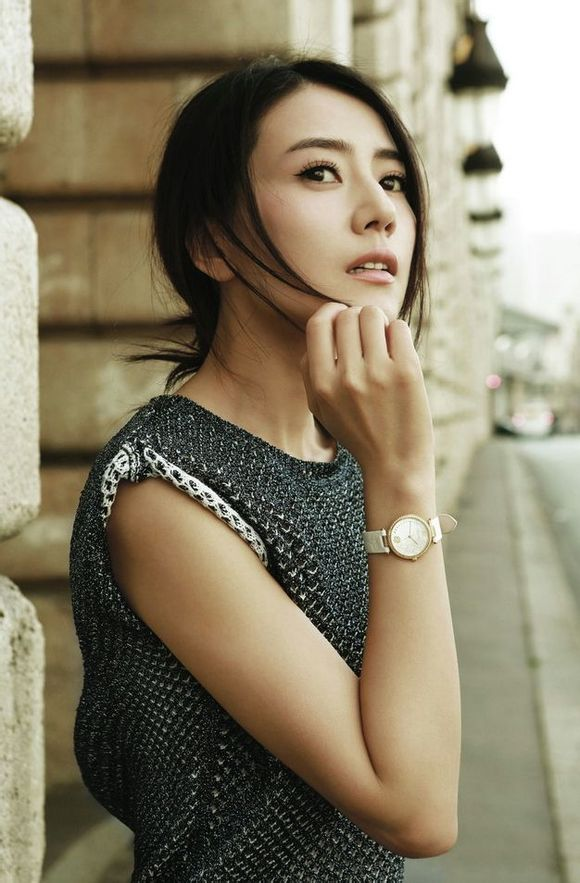
#> input picture gaoyuanyuan.jpeg, 580 x 883 px
$ python OpenCV-1.py
#> lines starting #> are read from the running program, lines starting #| are printed output that depends on the picture
import os, sys
import cv2

img_opencv = cv2.imread(os.path.join(os.getcwd(),'gaoyuanyuan.jpeg'))
#> img_opencv is the input picture: shape (883, 580, 3); mean B, G, R 103.9, 127.1, 136.4
img_dimensions = img_opencv.shape
#> img_dimensions = (883, 580, 3)
total_number_of_elements= img_opencv.size
#> total_number_of_elements = 1536420
image_dtype = img_opencv.dtype
print(img_dimensions, total_number_of_elements, image_dtype)
#| (883, 580, 3) 1536420 uint8
cv2.imshow("original image", img_opencv)
cv2.waitKey(0)
cv2.destroyAllWindows()

gray_img = cv2.imread(os.path.join(os.getcwd(),'gaoyuanyuan.jpeg'), cv2.IMREAD_GRAYSCALE)
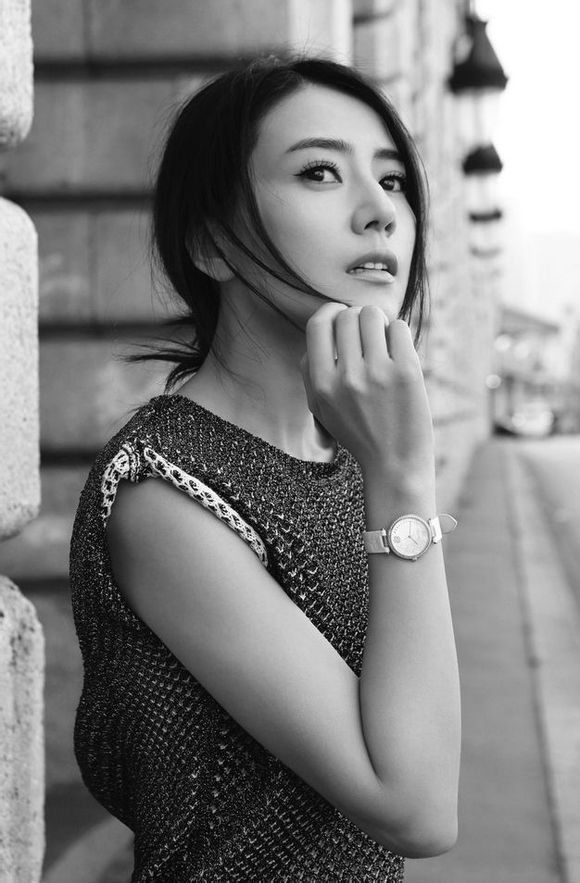
#> gray_img: shape (883, 580); min 0, max 255, mean 127.3
dimensions = gray_img.shape
#> dimensions = (883, 580)
print(dimensions)
#| (883, 580)
cv2.imshow("gray image", gray_img)
cv2.waitKey(0)
cv2.destroyAllWindows()

b,g,r = cv2.split(img_opencv)
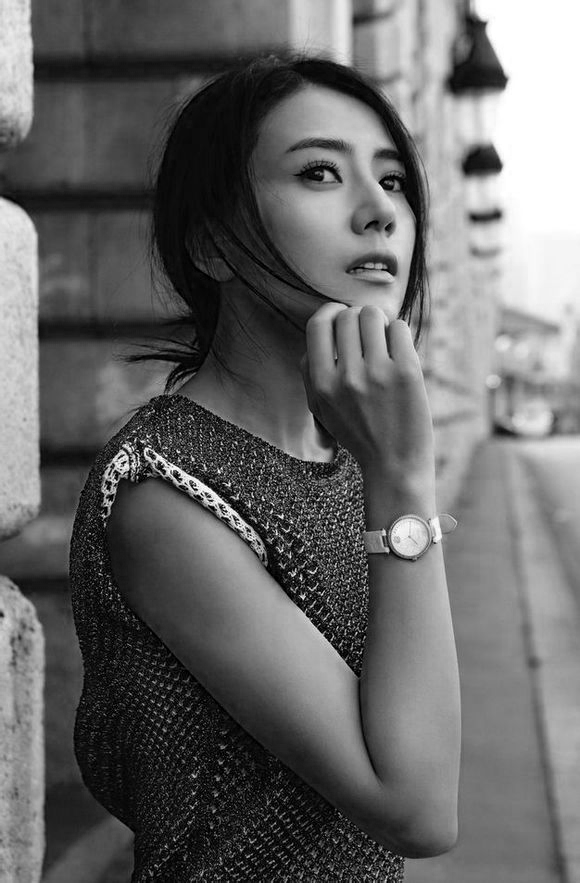
#> b: shape (883, 580); min 0, max 255, mean 103.9
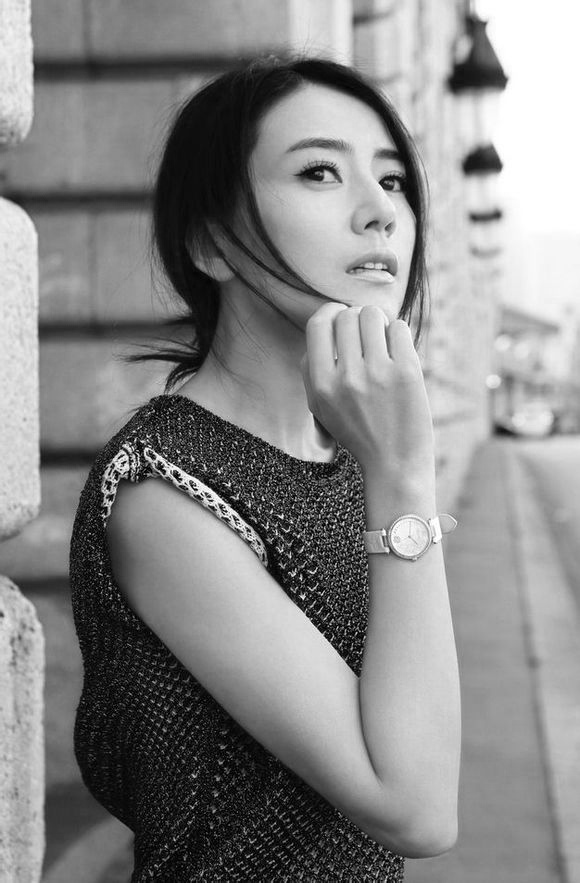
#> r: shape (883, 580); min 0, max 255, mean 136.4
img_matplotlib = cv2.merge([r,g,b])

from matplotlib import pyplot as plt
plt.subplot(121)
plt.imshow(img_opencv)
plt.subplot(122)
plt.imshow(img_matplotlib)
plt.show()
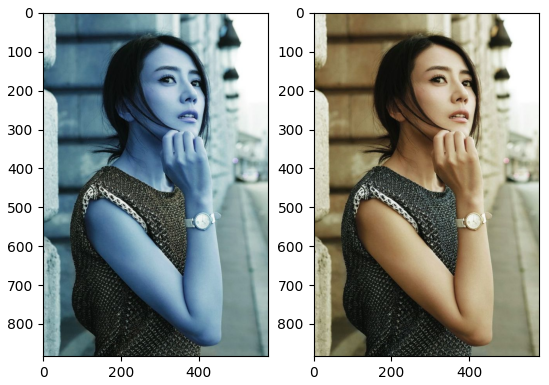
#> figure drawn by matplotlib, 2 panels; B, G, R data is drawn as R, G, B

# [4 lines of commented-out code are left out]

import numpy as np
img_concats = np.concatenate((img_opencv, img_matplotlib), axis=1)
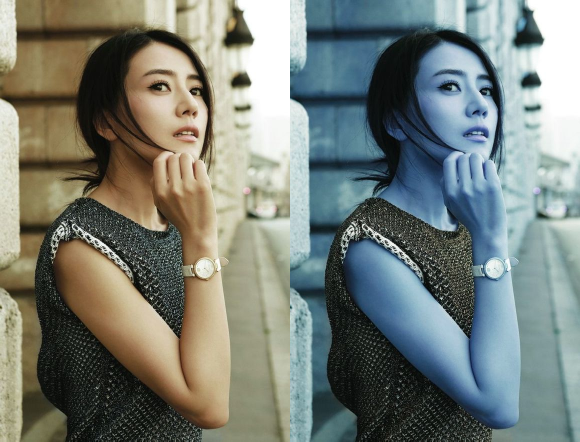
#> img_concats: shape (883, 1160, 3) (shown at 1/2 size); mean B, G, R 120.2, 127.1, 120.2
cv2.imshow('bgr image and rgb image', img_concats)
cv2.waitKey(0)
cv2.destroyAllWindows()
